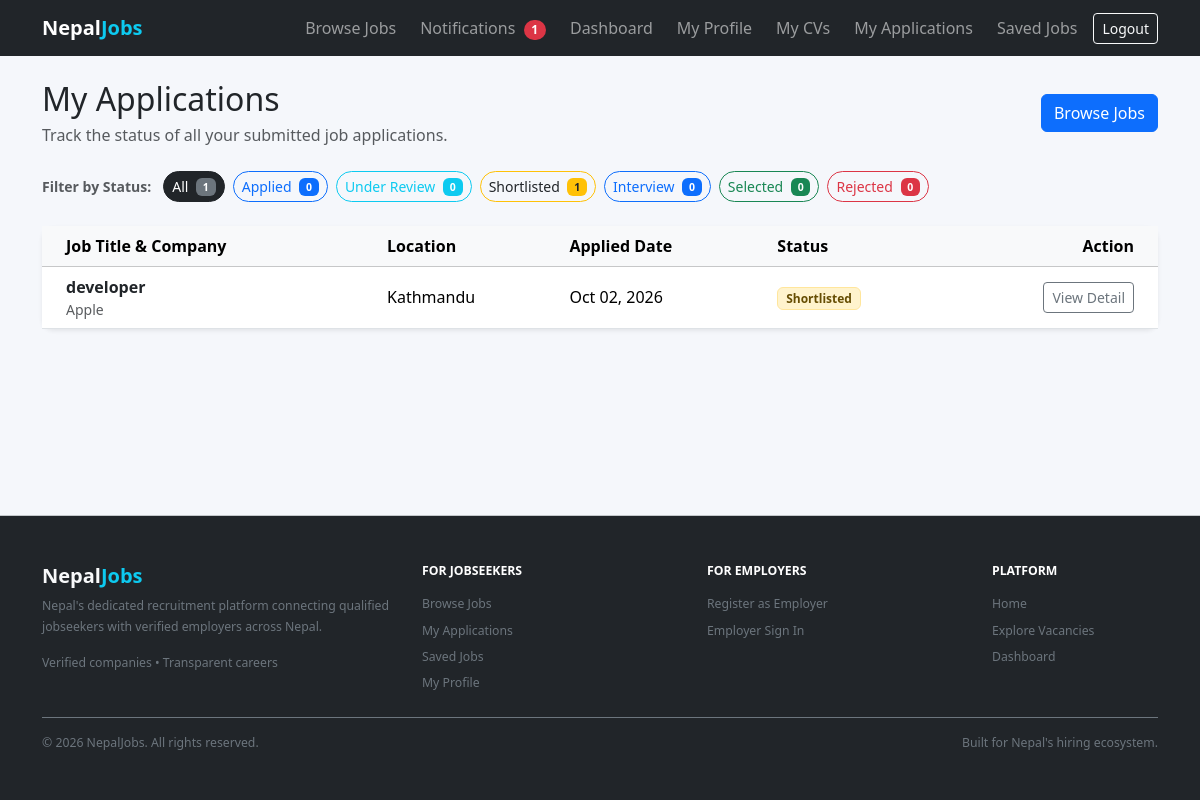
Page /applications/my-applications/ (signed in) on the committed database.
### applications/models.py (models this page shows, shortened)
class Application(models.Model):
    class Status(models.TextChoices):
        APPLIED = "applied", "Applied"
        UNDER_REVIEW = "under_review", "Under Review"
        SHORTLISTED = "shortlisted", "Shortlisted"
        INTERVIEW = "interview", "Interview"
        SELECTED = "selected", "Selected"
        REJECTED = "rejected", "Rejected"
    VALID_TRANSITIONS = {
        Status.APPLIED: [
            Status.UNDER_REVIEW,
            Status.REJECTED,
        ],
        Status.UNDER_REVIEW: [
            Status.SHORTLISTED,
            Status.REJECTED,
        ],
        Status.SHORTLISTED: [
            Status.INTERVIEW,
            Status.REJECTED,
        ],
        Status.INTERVIEW: [
            Status.SELECTED,
            Status.REJECTED,
        ],
        Status.SELECTED: [],
        Status.REJECTED: [],
    }
    job = models.ForeignKey(
        "jobs.Job",
        on_delete=models.CASCADE,
        related_name="applications",
    )
    jobseeker = models.ForeignKey(
        "accounts.JobseekerProfile",
        on_delete=models.CASCADE,
        related_name="applications",
    )
    cv = models.ForeignKey(
        "accounts.CV",
        on_delete=models.SET_NULL,
        null=True,
        blank=True,
        related_name="applications",
    )
    cover_letter = models.TextField(blank=True)
    status = models.CharField(
        max_length=20,
        choices=Status.choices,
        default=Status.APPLIED,
        db_index=True,
    )
    created_at = models.DateTimeField(auto_now_add=True)
    updated_at = models.DateTimeField(auto_now=True)
    class Meta:
        ordering = ["-created_at"]
        constraints = [
            models.UniqueConstraint(
                fields=["job", "jobseeker"],
                name="unique_job_application",
            ),
        ]
        indexes = [
            models.Index(fields=["status"]),
            models.Index(fields=["job", "status"]),
            models.Index(fields=["jobseeker", "-created_at"]),
        ]

### jobs/models.py (models this page shows, shortened)
class Job(models.Model):
    class EmploymentType(models.TextChoices):
        FULL_TIME = "full_time", "Full-time"
        PART_TIME = "part_time", "Part-time"
        CONTRACT = "contract", "Contract"
        INTERNSHIP = "internship", "Internship"
        FREELANCE = "freelance", "Freelance"
    class Status(models.TextChoices):
        DRAFT = "draft", "Draft"
        PUBLISHED = "published", "Published"
        CLOSED = "closed", "Closed"
    employer = models.ForeignKey(
        "accounts.EmployerProfile",
        on_delete=models.CASCADE,
        related_name="jobs",
    )
    title = models.CharField(max_length=200)
    description = models.TextField()
    responsibilities = models.TextField(blank=True)
    category = models.ForeignKey(
        "jobs.Category",
        on_delete=models.PROTECT,
        related_name="jobs",
    )
    location = models.ForeignKey(
        "jobs.Location",
        on_delete=models.PROTECT,
        related_name="jobs",
    )
    is_remote = models.BooleanField(
        default=False,
        help_text="Check if remote work is permitted for this position.",
    )
    employment_type = models.CharField(
        max_length=20,
        choices=EmploymentType.choices,
        default=EmploymentType.FULL_TIME,
    )
    salary_min = models.PositiveIntegerField(null=True, blank=True)
    salary_max = models.PositiveIntegerField(null=True, blank=True)
    is_salary_negotiable = models.BooleanField(default=False)
    experience_years_min = models.PositiveIntegerField(default=0)
    education_level = models.CharField(
        max_length=20,
        choices=Education.Level.choices,
        blank=True,
    )
    required_skills = models.ManyToManyField(
        "accounts.Skill",
        blank=True,
        related_name="jobs",
    )
    vacancies = models.PositiveIntegerField(
        default=1,
        validators=[MinValueValidator(1)],
    )
    application_deadline = models.DateField()
    status = models.CharField(
        max_length=20,
        choices=Status.choices,
        default=Status.DRAFT,
    )
    created_at = models.DateTimeField(auto_now_add=True)
    updated_at = models.DateTimeField(auto_now=True)
    published_at = models.DateTimeField(null=True, blank=True)
    objects = JobQuerySet.as_manager()
    class Meta:
        ordering = ["-created_at"]
        indexes = [
            models.Index(fields=["status", "application_deadline"]),
            models.Index(fields=["-created_at"]),
            models.Index(fields=["employment_type"]),
        ]

class Location(models.Model):
    name = models.CharField(max_length=100, unique=True)
    slug = models.SlugField(max_length=120, unique=True)
    is_remote = models.BooleanField(
        default=False,
        help_text="Designates whether this location itself represents remote work.",
    )
    class Meta:
        ordering = ["name"]

### accounts/models.py (models this page shows, shortened)
class EmployerProfile(models.Model):
    class VerificationStatus(models.TextChoices):
        PENDING = "pending", "Pending"
        APPROVED = "approved", "Approved"
        REJECTED = "rejected", "Rejected"
    user = models.OneToOneField(User, on_delete=models.CASCADE, related_name="employer_profile")
    company_name = models.CharField(max_length=200)
    phone = models.CharField(max_length=20, blank=True)
    address = models.CharField(max_length=255, blank=True)
    logo = models.ImageField(
        upload_to=logo_upload_path,
        blank=True,
        validators=[
            FileExtensionValidator(["jpg", "jpeg", "png", "webp"]),
            validate_logo_size,
        ],
        help_text="Optional. JPG, PNG or WebP, up to 2 MB.",
    )
    industry = models.CharField(max_length=100, blank=True)
    website = models.URLField(blank=True)
    description = models.TextField(blank=True)
    verification_document = models.FileField(
        upload_to=verification_doc_upload_path,
        storage=private_verification_storage,
        blank=True,
        validators=[
            FileExtensionValidator(["pdf", "jpg", "jpeg", "png"]),
            validate_verification_doc_size,
        ],
        help_text="PDF or image, up to 10 MB. Kept private.",
    )
    rejection_reason = models.TextField(blank=True)
    reviewed_at = models.DateTimeField(null=True, blank=True)
    verification_status = models.CharField(
        max_length=10, choices=VerificationStatus.choices, default=VerificationStatus.PENDING
    )

### applications/views.py (the view)
# urls.py: path("my-applications/", views.JobseekerApplicationListView.as_view(), name="jobseeker_application_list"),
class JobseekerApplicationListView(AsViewCacheMixin, JobseekerRequiredMixin, View):
    template_name = "applications/jobseeker_application_list.html"
    def get(self, request, *args, **kwargs):
        profile = request.user.jobseeker_profile
        all_applications = (
            profile.applications.select_related("job", "job__employer", "job__location", "cv")
            .order_by("-created_at")
        )
        status_counts = all_applications.aggregate(
            total=Count("id"),
            applied=Count("id", filter=Q(status=Application.Status.APPLIED)),
            under_review=Count("id", filter=Q(status=Application.Status.UNDER_REVIEW)),
            shortlisted=Count("id", filter=Q(status=Application.Status.SHORTLISTED)),
            interview=Count("id", filter=Q(status=Application.Status.INTERVIEW)),
            selected=Count("id", filter=Q(status=Application.Status.SELECTED)),
            rejected=Count("id", filter=Q(status=Application.Status.REJECTED)),
        )
        status_counts["all"] = status_counts["total"]
        current_status = request.GET.get("status", "").strip().lower()
        if current_status in Application.Status.values:
            filtered_applications = all_applications.filter(status=current_status)
        else:
            current_status = "all"
            filtered_applications = all_applications
        paginator = Paginator(filtered_applications, 10)
        page_number = request.GET.get("page")
        page_obj = paginator.get_page(page_number)
        status_display_map = dict(Application.Status.choices)
        current_status_display = status_display_map.get(current_status, "All")
        return render(
            request,
            self.template_name,
            {
                "applications": page_obj,
                "page_obj": page_obj,
                "current_status": current_status,
                "current_status_display": current_status_display,
                "status_counts": status_counts,
            },
        )

### accounts/mixins.py (called while the page is built)
    def test_func(self):
        user = self.request.user
        return bool(user.is_authenticated and user.role == User.Role.JOBSEEKER)

### accounts/models.py (called while the page is built)
    @property
    def is_jobseeker(self):
        return self.role == self.Role.JOBSEEKER

    @property
    def is_employer(self):
        return self.role == self.Role.EMPLOYER

### notifications/context_processors.py (called while the page is built)
def unread_notifications_count(request):
    if getattr(request, "user", None) and request.user.is_authenticated:
        count = request.user.notifications.filter(is_read=False).count()
    else:
        count = 0
    return {"unread_notifications_count": count}

### templates/applications/jobseeker_application_list.html (shortened to what this page needs)
{% extends 'base.html' %}
{% block content %}
<div class="d-flex flex-column flex-sm-row justify-content-between align-items-sm-center mb-4 gap-2">
  <div>
    <h2 class="mb-1">My Applications</h2>
    <p class="text-muted mb-0">Track the status of all your submitted job applications.</p>
  </div>
  <div>
    <a href="{% url 'job_list' %}" class="btn btn-primary">Browse Jobs</a>
  </div>
</div>
<div class="mb-4">
  <div class="d-flex flex-wrap gap-2 align-items-center">
    <span class="text-muted small fw-semibold me-1">Filter by Status:</span>
    <a href="{% url 'jobseeker_application_list' %}"
       class="btn btn-sm {% if current_status == 'all' %}btn-dark{% else %}btn-outline-secondary{% endif %} rounded-pill">
      All <span class="badge bg-secondary ms-1">{{ status_counts.total }}</span>
    </a>
    <a href="{% url 'jobseeker_application_list' %}?status=applied"
       class="btn btn-sm {% if current_status == 'applied' %}btn-primary{% else %}btn-outline-primary{% endif %} rounded-pill">
      Applied <span class="badge bg-primary ms-1">{{ status_counts.applied }}</span>
    </a>
    <a href="{% url 'jobseeker_application_list' %}?status=under_review"
       class="btn btn-sm {% if current_status == 'under_review' %}btn-info text-white{% else %}btn-outline-info{% endif %} rounded-pill">
      Under Review <span class="badge bg-info ms-1">{{ status_counts.under_review }}</span>
    </a>
    <a href="{% url 'jobseeker_application_list' %}?status=shortlisted"
       class="btn btn-sm {% if current_status == 'shortlisted' %}btn-warning text-dark{% else %}btn-outline-warning text-dark{% endif %} rounded-pill">
      Shortlisted <span class="badge bg-warning text-dark ms-1">{{ status_counts.shortlisted }}</span>
    </a>
    <a href="{% url 'jobseeker_application_list' %}?status=interview"
       class="btn btn-sm {% if current_status == 'interview' %}btn-primary{% else %}btn-outline-primary{% endif %} rounded-pill">
      Interview <span class="badge bg-primary ms-1">{{ status_counts.interview }}</span>
    </a>
    <a href="{% url 'jobseeker_application_list' %}?status=selected"
       class="btn btn-sm {% if current_status == 'selected' %}btn-success{% else %}btn-outline-success{% endif %} rounded-pill">
      Selected <span class="badge bg-success ms-1">{{ status_counts.selected }}</span>
    </a>
    <a href="{% url 'jobseeker_application_list' %}?status=rejected"
       class="btn btn-sm {% if current_status == 'rejected' %}btn-danger{% else %}btn-outline-danger{% endif %} rounded-pill">
      Rejected <span class="badge bg-danger ms-1">{{ status_counts.rejected }}</span>
    </a>
  </div>
</div>
{% if applications %}
  <div class="card shadow-sm border-0 d-none d-md-block">
    <div class="table-responsive">
      <table class="table table-hover align-middle mb-0">
        <thead class="table-light">
          <tr>
            <th scope="col" class="ps-4">Job Title & Company</th>
            <th scope="col">Location</th>
            <th scope="col">Applied Date</th>
            <th scope="col">Status</th>
            <th scope="col" class="text-end pe-4">Action</th>
          </tr>
        </thead>
        <tbody>
          {% for app in applications %}
            <tr>
              <td class="ps-4">
                <a href="{% url 'jobseeker_application_detail' app.pk %}" class="fw-semibold text-decoration-none text-dark">
                  {{ app.job.title }}
                </a>
                <div class="text-muted small">
                  {{ app.job.employer.company_name }}
                </div>
              </td>
              <td>
                {{ app.job.location.name }}
              </td>
              <td>{{ app.created_at|date:"M d, Y" }}</td>
              <td>
                {% if app.status == 'applied' %}
                  <span class="badge bg-primary-subtle text-primary border border-primary-subtle">Applied</span>
                {% elif app.status == 'under_review' %}
                  <span class="badge bg-info-subtle text-info-emphasis border border-info-subtle">Under Review</span>
                {% elif app.status == 'shortlisted' %}
                  <span class="badge bg-warning-subtle text-warning-emphasis border border-warning-subtle">Shortlisted</span>
                {% elif app.status == 'interview' %}
                  <span class="badge bg-primary text-white">Interview</span>
                {% elif app.status == 'selected' %}
                  <span class="badge bg-success-subtle text-success border border-success-subtle">Selected</span>
                {% elif app.status == 'rejected' %}
                  <span class="badge bg-danger-subtle text-danger border border-danger-subtle">Rejected</span>
                {% else %}
                  <span class="badge bg-secondary">{{ app.get_status_display }}</span>
                {% endif %}
              </td>
              <td class="text-end pe-4">
                <a href="{% url 'jobseeker_application_detail' app.pk %}" class="btn btn-outline-secondary btn-sm">
                  View Detail
                </a>
              </td>
            </tr>
          {% endfor %}
        </tbody>
      </table>
    </div>
  </div>
{% endif %}
{% endblock %}

### static/css/styles.css (style rules this page uses)
:root { --nj-dark: #0f172a; --nj-bg: #f5f7fb; --nj-muted: #64748b; }
body { background: var(--nj-bg); }
.card { border: 0; border-radius: 0.75rem; box-shadow: 0 1px 3px rgba(15, 23, 42, 0.08), 0 4px 12px rgba(15, 23, 42, 0.04); }

### rows in the picture
Application: job "developer", job.employer.company_name "Apple", job.location.name "Kathmandu", created_at "Oct 02, 2026", status "Shortlisted"

### other values in the picture
{{ unread_notifications_count }} "1"
{{ status_counts.total }} "1"
{{ status_counts.applied }} "0"
{{ status_counts.under_review }} "0"
{{ status_counts.shortlisted }} "1"
{{ status_counts.interview }} "0"
{{ status_counts.selected }} "0"
{{ status_counts.rejected }} "0"
